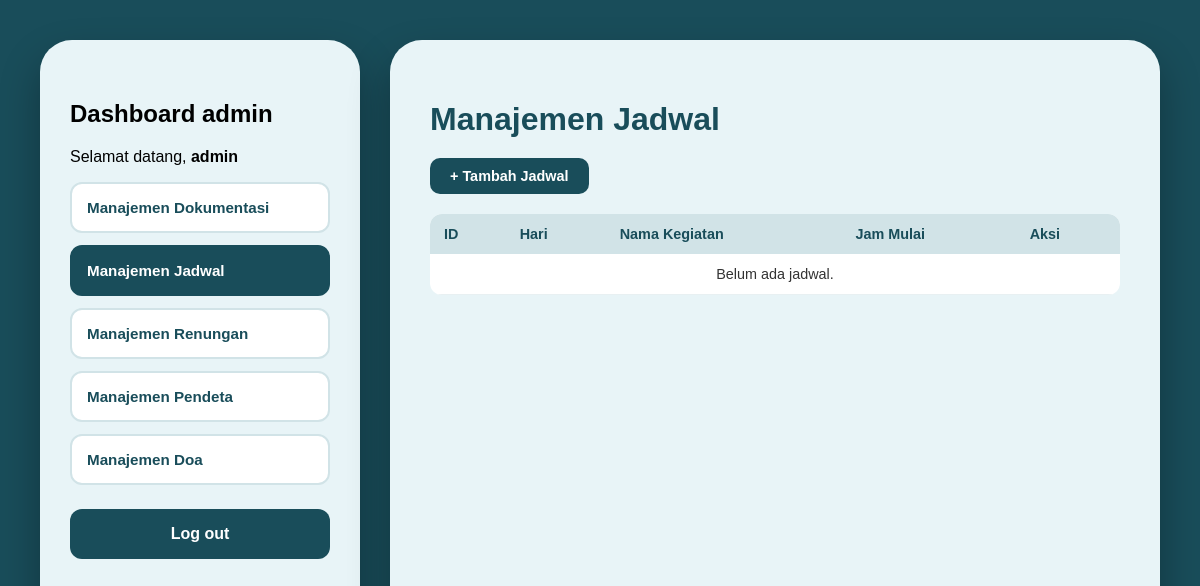
/admin/jadwal/index.php (signed in), run on an earlier commit of the app's database.
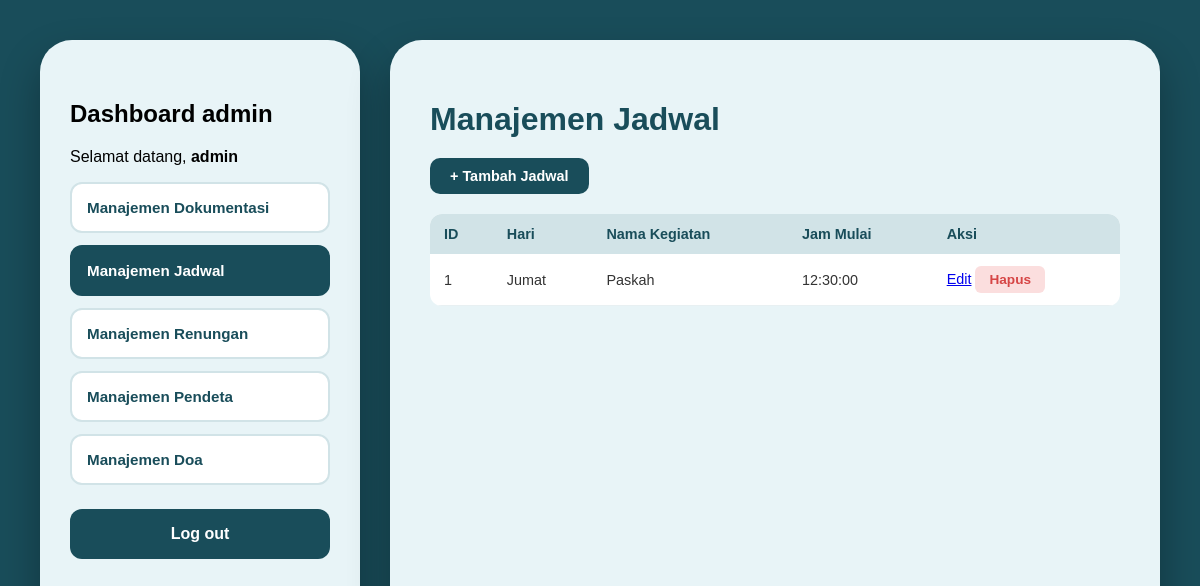
And on a later commit of the database.
### tables this page shows
CREATE TABLE `tb_jadwal` (
  `id_jadwal` int NOT NULL,
  `hari` varchar(20) NOT NULL,
  `nama_kegiatan` varchar(150) NOT NULL,
  `jam_mulai` time NOT NULL,
  `id_user` int DEFAULT NULL
);

### admin/jadwal/index.php (the view, shortened to what this page needs)
<?php
include "../../koneksi.php";
?>
<!DOCTYPE html>
<html lang="en">
<head>
  <link rel="stylesheet" href="../../css/dashboard.css">
</head>
<body>
  <div class="admin-layout">
    <?php include "../sidebar.php";?>
    <div class="main-content">
      <h1>Manajemen Jadwal</h1>
    <a href="tambah.php" class="btn-tambah">+ Tambah Jadwal</a>
      <div style="overflow-x: auto;">
      <table class="table-dokumentasi" cellpadding="8" cellspacing="0">
        <tr>
          <th>ID</th>
          <th>Hari</th>
          <th>Nama Kegiatan</th>
          <th>Jam Mulai</th>
          <th>Aksi</th>
        </tr>
        <?php
        $query = mysqli_query($conn,"SELECT * FROM tb_jadwal ORDER BY FIELD(hari, 'Senin','Selasa','Rabu','Kamis','Jumat','Sabtu','Minggu'), jam_mulai ASC");
        if (mysqli_num_rows($query) > 0) {
            while($row = mysqli_fetch_assoc($query)) {
                ?>
                <tr>
                    <td><?= $row['id_jadwal']; ?></td>
                    <td><?= htmlspecialchars($row['hari']); ?></td>
                    <td><?= htmlspecialchars($row['nama_kegiatan']); ?></td>
                    <td><?= htmlspecialchars($row['jam_mulai']); ?></td>
                    <td>
                    <a href="ubah.php?id=<?= $row['id_jadwal']; ?>" class="btn-edit">Edit</a>
                    <a href="hapus.php?id=<?= $row['id_jadwal']; ?>" class="btn-hapus"
                    onclick="return confirm('Yakin mau hapus jadwal ini?')">
                    Hapus
                    </a>
                    </td>
                </tr>
                <?php
            }
        } else {
            ?>
            <tr>
                <td colspan="5" style="text-align:center;">Belum ada jadwal.</td>
            </tr>
            <?php
        }
        ?>
      </table>
      </div>
    </div>
  </div>
</body>
</html>

What changed in the data, as far as the page shows it:
added tb_jadwal: id_jadwal "1", hari "Jumat", nama_kegiatan "Paskah", jam_mulai "12:30:00"
Also different on the page:
text no longer shown: "Belum ada jadwal."
